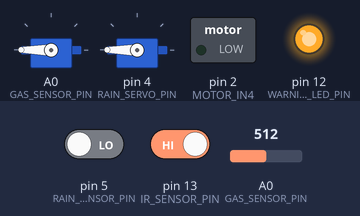
Recording of a sketch running on a simulated Arduino Uno, built with avr-gcc and run on an emulated ATmega328P. Shown: 2 × servo, switched loads named in the sketch (green lamp = pin HIGH), output pins drawn as LEDs (lit = HIGH). Inputs (shaded band) come from the test bench; at power-on: A0 (GAS_SENSOR_PIN) = 512, pin 5 (RAIN_SENSOR_PIN) LOW, pin 13 (IR_SENSOR_PIN) HIGH. Pins used as bus, display or sensor lines are not drawn; what the sketch prints to the serial monitor is not drawn.

Above: at 1.4 s.
1.5 s: A0 (GAS_SENSOR_PIN) set to 250
3.0 s: A0 (GAS_SENSOR_PIN) set to 230
At 3.4 s:
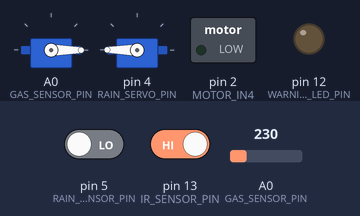
4.5 s: pin 5 (RAIN_SENSOR_PIN) driven HIGH
At 5.1 s:
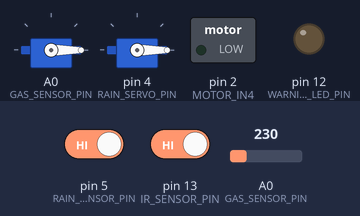
6.0 s: A0 (GAS_SENSOR_PIN) set to 306
At 7.0 s:
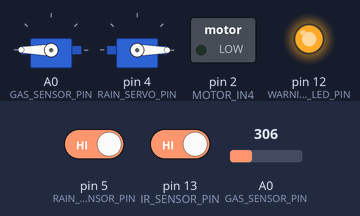
7.5 s: pin 13 (IR_SENSOR_PIN) driven LOW
9.0 s: pin 13 (IR_SENSOR_PIN) driven HIGH
At 10.2 s:
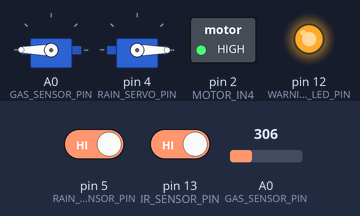
Timing chart, 0 to 12.5 s (numbered marks = the images above; inputs shaded):
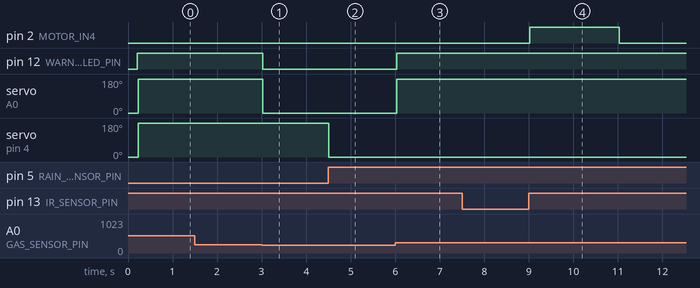

Measured:
- the behaviour switches between 240 and 239 on A0 (GAS_SENSOR_PIN) (found by bisection; images 0 and 1)
- after the input at 1.5 s, every drawn part: stays the same
- after the input at 3.0 s, pin 12 (WARNING_LED_PIN): HIGH → LOW at once; servo on A0 (GAS_SENSOR_PIN): 180° → 0° at once
- after the input at 4.5 s, servo on pin 4 (RAIN_SERVO_PIN): 180° → 0° at once
- after the input at 6.0 s, pin 12 (WARNING_LED_PIN): LOW → HIGH at once; servo on A0 (GAS_SENSOR_PIN): 0° → 180° at once
- after the input at 7.5 s, every drawn part: stays the same
- after the input at 9.0 s, pin 2 (MOTOR_IN4): LOW → HIGH at once, → LOW 2.0 s later

The sketch:

esp8266.ino
```cpp
#include <Arduino.h>
#include <Servo.h>

// ============== GAS SENSOR ==============
constexpr uint8_t GAS_SENSOR_PIN = A0;
constexpr int GAS_THRESHOLD = 240;
constexpr uint8_t WARNING_LED_PIN = 12;  // D6 / GPIO12

// ============== RAIN SENSOR ==============
constexpr uint8_t RAIN_SENSOR_PIN = 5;   // D1 / GPIO5
constexpr uint8_t RAIN_DETECTED_LEVEL = LOW;

// ============== SERVOS ==============
constexpr uint8_t GAS_SERVO_PIN = 14;    // D5 / GPIO14
constexpr uint8_t RAIN_SERVO_PIN = 4;    // D2 / GPIO4

constexpr int GAS_WINDOW_CLOSED = 0;
constexpr int GAS_WINDOW_OPEN = 180;
constexpr int RAIN_SERVO_HOME = 0;
constexpr int RAIN_SERVO_ACTIVE = 180;

Servo gasServo;
Servo rainServo;

bool gasWindowOpen = false;
bool rainServoActivated = false;

// ============== IR SENSOR ==============
constexpr uint8_t IR_SENSOR_PIN = 13;    // D7 / GPIO13
constexpr uint8_t IR_DETECTED_LEVEL = LOW;

// ============== L298N MOTOR ==============
// Channel B: connect motor to OUT3 and OUT4.
// Keep ENB enabled (jumper fitted, if your board has one).
constexpr uint8_t MOTOR_IN3 = 0;         // D3 / GPIO0
constexpr uint8_t MOTOR_IN4 = 2;         // D4 / GPIO2

// Independent lift timings
constexpr unsigned long LIFT_UP_TIME = 5000UL;       // 5 seconds
constexpr unsigned long LIFT_RETURN_TIME = 2000UL;   // 2 seconds

enum LiftState {
  LIFT_LANDED,
  LIFT_MOVING_UP,
  LIFT_AT_TOP,
  LIFT_RETURNING
};

LiftState liftState = LIFT_LANDED;
unsigned long liftStartTime = 0;

// ============== MOTOR CONTROL ==============
void liftUp() {
  digitalWrite(MOTOR_IN3, HIGH);
  digitalWrite(MOTOR_IN4, LOW);
}

void liftDown() {
  digitalWrite(MOTOR_IN3, LOW);
  digitalWrite(MOTOR_IN4, HIGH);
}

void liftStop() {
  digitalWrite(MOTOR_IN3, LOW);
  digitalWrite(MOTOR_IN4, LOW);
}

// ============== LIFT LOGIC ==============
void updateLift(bool objectDetected) {
  unsigned long now = millis();

  if (objectDetected) {
    // Start upward movement from the bottom or interrupt a return.
    if (liftState == LIFT_LANDED ||
        liftState == LIFT_RETURNING) {
      liftState = LIFT_MOVING_UP;
      liftStartTime = now;
      liftUp();
      Serial.println(F("IR DETECTED: Lift moving UP."));
    }

    if (liftState == LIFT_MOVING_UP) {
      if (now - liftStartTime >= LIFT_UP_TIME) {
        liftStop();
        liftState = LIFT_AT_TOP;
        Serial.println(F("Upward time finished: lift STOPPED."));
      } else {
        liftUp();
      }
    } else {
      liftStop();
    }
  } else {
    // When IR detection stops, start the timed return.
    if (liftState == LIFT_MOVING_UP ||
        liftState == LIFT_AT_TOP) {
      liftState = LIFT_RETURNING;
      liftStartTime = now;
      liftDown();
      Serial.println(F("IR LOST: Lift returning DOWN."));
    }

    if (liftState == LIFT_RETURNING) {
      if (now - liftStartTime >= LIFT_RETURN_TIME) {
        liftStop();
        liftState = LIFT_LANDED;
        Serial.println(F("Return time finished: lift STOPPED."));
      } else {
        liftDown();
      }
    } else {
      liftStop();
    }
  }
}

// ============== SETUP ==============
void setup() {
  Serial.begin(115200);
  delay(200);

  pinMode(WARNING_LED_PIN, OUTPUT);
  digitalWrite(WARNING_LED_PIN, LOW);

  pinMode(RAIN_SENSOR_PIN, INPUT);
  pinMode(IR_SENSOR_PIN, INPUT);

  pinMode(MOTOR_IN3, OUTPUT);
  pinMode(MOTOR_IN4, OUTPUT);
  liftStop();

  gasServo.attach(GAS_SERVO_PIN);
  rainServo.attach(RAIN_SERVO_PIN);

  gasServo.write(GAS_WINDOW_CLOSED);
  rainServo.write(RAIN_SERVO_HOME);

  Serial.println();
  Serial.println(F("===================================="));
  Serial.println(F(" ESP8266 SMART SAFETY AND LIFT SYSTEM"));
  Serial.println(F("===================================="));

  Serial.print(F("Gas threshold: "));
  Serial.println(GAS_THRESHOLD);

  Serial.print(F("Lift upward time: "));
  Serial.print(LIFT_UP_TIME);
  Serial.println(F(" ms"));

  Serial.print(F("Lift return time: "));
  Serial.print(LIFT_RETURN_TIME);
  Serial.println(F(" ms"));

  Serial.println(F("System ready."));
}

// ============== MAIN LOOP ==============
void loop() {
  // ----- GAS DETECTION -----
  int gasValue = analogRead(GAS_SENSOR_PIN);
  bool gasDetected = (gasValue >= GAS_THRESHOLD);

  digitalWrite(WARNING_LED_PIN, gasDetected ? HIGH : LOW);

  if (gasDetected && !gasWindowOpen) {
    gasServo.write(GAS_WINDOW_OPEN);
    gasWindowOpen = true;
    Serial.println(F("GAS DETECTED: Gas servo opening."));
  } else if (!gasDetected && gasWindowOpen) {
    gasServo.write(GAS_WINDOW_CLOSED);
    gasWindowOpen = false;
    Serial.println(F("Gas normal: Gas servo closing."));
  }

  // ----- RAIN DETECTION -----
  bool rainDetected =
      (digitalRead(RAIN_SENSOR_PIN) == RAIN_DETECTED_LEVEL);

  if (rainDetected && !rainServoActivated) {
    rainServo.write(RAIN_SERVO_ACTIVE);
    rainServoActivated = true;
    Serial.println(F("RAIN DETECTED: Rain servo activated."));
  } else if (!rainDetected && rainServoActivated) {
    rainServo.write(RAIN_SERVO_HOME);
    rainServoActivated = false;
    Serial.println(F("Rain cleared: Rain servo returned home."));
  }

  // ----- IR SENSOR AND LIFT -----
  bool objectDetected =
      (digitalRead(IR_SENSOR_PIN) == IR_DETECTED_LEVEL);

  updateLift(objectDetected);

  // ----- SERIAL MONITOR -----
  Serial.print(F("Gas: "));
  Serial.print(gasValue);

  Serial.print(F(" | Gas status: "));
  Serial.print(gasDetected ? F("DETECTED") : F("NORMAL"));

  Serial.print(F(" | Rain: "));
  Serial.print(rainDetected ? F("DETECTED") : F("NONE"));

  Serial.print(F(" | IR: "));
  Serial.print(objectDetected ? F("DETECTED") : F("NONE"));

  Serial.print(F(" | Gas servo: "));
  Serial.print(gasWindowOpen ? 90 : 0);

  Serial.print(F(" | Rain servo: "));
  Serial.print(rainServoActivated ? 180 : 0);

  Serial.print(F(" | Lift: "));

  switch (liftState) {
    case LIFT_MOVING_UP:
      Serial.println(F("MOVING UP"));
      break;

    case LIFT_AT_TOP:
      Serial.println(F("STOPPED AT TOP"));
      break;

    case LIFT_RETURNING:
      Serial.println(F("RETURNING DOWN"));
      break;

    case LIFT_LANDED:
      Serial.println(F("STOPPED AT LANDING"));
      break;
  }

  delay(50);
}
```
